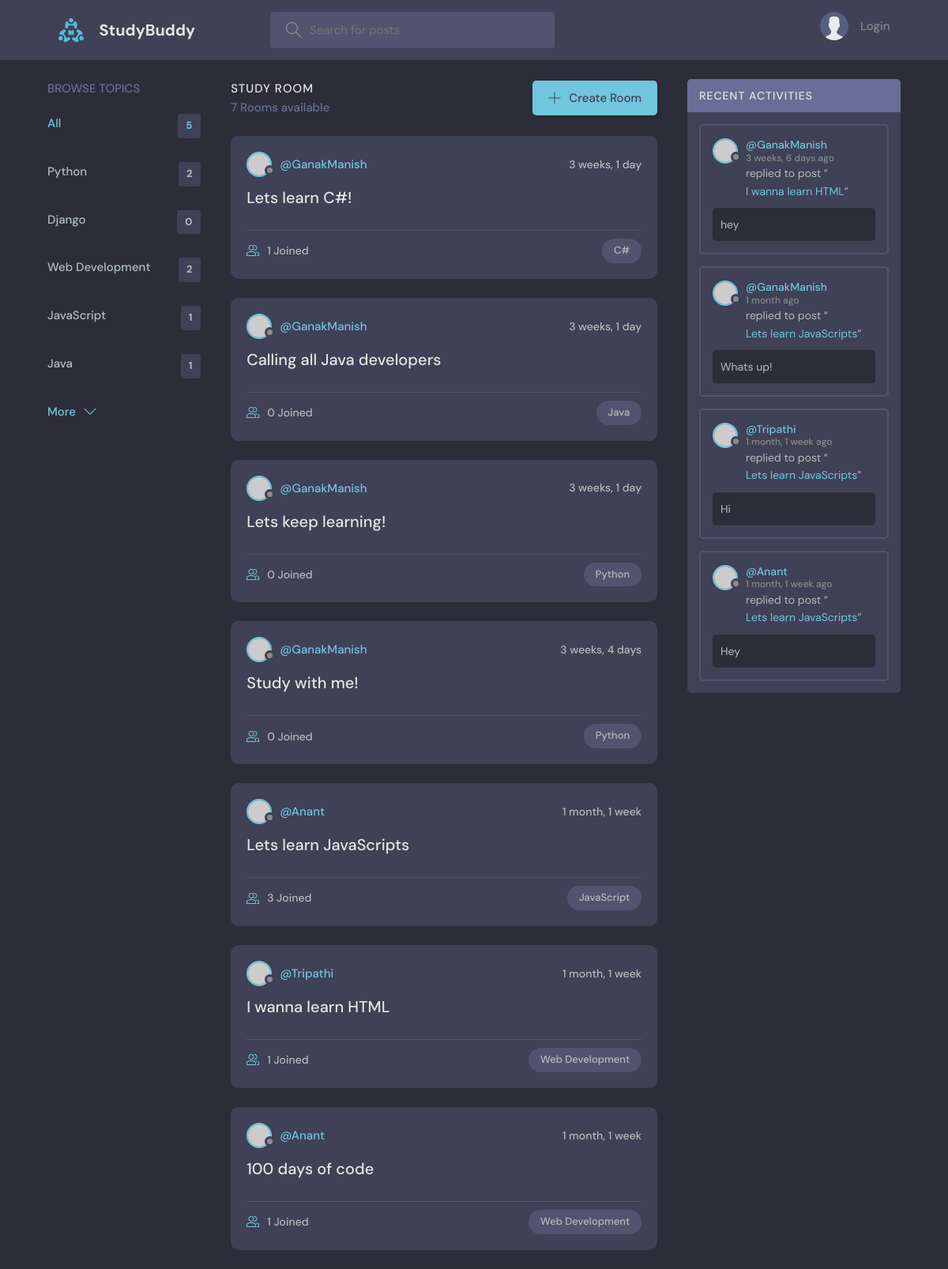
The page / on the database its author committed.
### base/models.py (models this page shows, shortened)
class Topic(models.Model):
    name=models.CharField(max_length=200)

class Room(models.Model):
    host=models.ForeignKey(User, on_delete=models.SET_NULL,null=True)
    topic=models.ForeignKey(Topic, on_delete=models.SET_NULL,null=True)
    name=models.CharField(max_length=200)
    description=models.TextField(null=True,blank=True)
    participants=models.ManyToManyField(User, related_name='participants', blank=True)
    updated=models.DateTimeField(auto_now=True)
    created=models.DateTimeField(auto_now_add=True)
    class Meta:
        ordering=['-updated', '-created']
    def __str__(self):
        return self.name

class Message(models.Model):
    user=models.ForeignKey(User, on_delete=models.CASCADE)
    room=models.ForeignKey(Room, on_delete=models.CASCADE)
    body=models.TextField()
    updated=models.DateTimeField(auto_now=True)
    created=models.DateTimeField(auto_now_add=True)
    class Meta:
        ordering=['-updated', '-created']

### base/views.py (the view)
# urls.py: path('',views.home,name="home"),
def home(request):
    q=request.GET.get('q') if request.GET.get('q')!=None else ''
    rooms=Room.objects.filter(
        Q(topic__name__icontains=q) |
        Q(name__icontains=q) |
        Q(description__icontains=q)
        )
    topics=Topic.objects.all()[0:5]
    room_count=rooms.count()
    room_messages=Message.objects.all().filter(Q(room__topic__name__icontains=q))
    context={'rooms':rooms, 'topics':topics,
             'room_count':room_count, 'room_messages': room_messages}
    return render(request,'base/home.html',context)

### base/templates/base/home.html (shortened to what this page needs)
{% extends 'main.html' %}
{% block content %}
    <main class="layout layout--3">
      <div class="container">
        {% include 'base/topic_component.html' %}
        <div class="roomList">
          <div class="roomList__header">
            <div>
              <h2>Study Room</h2>
              <p>{{room_count}} Rooms available</p>
            </div>
            <a class="btn btn--main" href="{% url 'create-room' %}">
              <svg version="1.1" xmlns="http://www.w3.org/2000/svg" width="32" height="32" viewBox="0 0 32 32">
                <title>add</title>
                <path
                  d="M16.943 0.943h-1.885v14.115h-14.115v1.885h14.115v14.115h1.885v-14.115h14.115v-1.885h-14.115v-14.115z"
                ></path>
              </svg>
              Create Room
            </a>
          </div>
          {% include 'base/feed_component.html' %}
        </div>
        {% include 'base/activity_component.html' %}
      </div>
    </main>
  {% endblock %}

### base/templates/base/topic_component.html
<div class="topics">
    <div class="topics__header">
      <h2>Browse Topics</h2>
    </div>
    <ul class="topics__list">
      <li>
        <a href="{% url 'home' %}" class="active">All <span>{{topics.count}}</span></a>
      </li>
      {% for topic in topics %}
      <li>
        <a href="{% url 'home' %}?q={{topic.name}}">{{topic.name}} <span>{{topic.room_set.all.count}}</span></a>
      </li>
      {% endfor %}
    </ul>
    <a class="btn btn--link" href="{% url 'topics' %}">
      More
      <svg version="1.1" xmlns="http://www.w3.org/2000/svg" width="32" height="32" viewBox="0 0 32 32">
        <title>chevron-down</title>
        <path d="M16 21l-13-13h-3l16 16 16-16h-3l-13 13z"></path>
      </svg>
    </a>
  </div>

### base/templates/base/feed_component.html (shortened to what this page needs)
{% for room in rooms %}
<div class="roomListRoom">
    <div class="roomListRoom__header">
      <a href="{% url 'user-profile' room.host.id %}" class="roomListRoom__author">
        <div class="avatar avatar--small">
          <img src="https://randomuser.me/api/portraits/women/11.jpg" />
        </div>
        <span>@{{room.host.username}}</span>
      </a>
      <div class="roomListRoom__actions">
        <span>{{room.created|timesince}}</span>
      </div>
    </div>
    <div class="roomListRoom__content">
      <a href="{% url 'room' room.id %}">{{room.name}}</a>
      </div>
    <div class="roomListRoom__meta">
      <a href="{% url 'room' room.id %}" class="roomListRoom__joined">
        {{room.participants.all.count}} Joined
      </a>
      <p class="roomListRoom__topic">{{room.topic.name}}</p>
    </div>
  </div>
{% endfor %}

### base/templates/base/activity_component.html (shortened to what this page needs)
<div class="activities">
    <div class="activities__header">
      <h2>Recent Activities</h2>
    </div>
    {% for message in room_messages %}
    <div class="activities__box">
      <div class="activities__boxHeader roomListRoom__header">
        <a href="{% url 'user-profile' message.user.id %}" class="roomListRoom__author">
          <div class="avatar avatar--small">
            <img src="https://randomuser.me/api/portraits/women/11.jpg" />
          </div>
          <p>
            @{{message.user}}
            <span>{{message.created|timesince}} ago</span>
          </p>
        </a>
      </div>
      <div class="activities__boxContent">
        <p>replied to post “<a href="{% url 'room' message.room.id %}">{{message.room}}</a>”</p>
        <div class="activities__boxRoomContent">
           {{message.body}}
        </div>
      </div>
    </div>
    {% endfor %}
  </div>

### rows shown on the page
Topic: name "Python", room_set.all.count "2"
Topic: name "Django", room_set.all.count "0"
Topic: name "Web Development", room_set.all.count "2"
Topic: name "JavaScript", room_set.all.count "1"
Topic: name "Java", room_set.all.count "1"
Room: host.username "GanakManish", created "3 weeks, 1 day", name "Lets learn C#!", participants.all.count "1", topic.name "C#"
Room: host.username "GanakManish", created "3 weeks, 1 day", name "Calling all Java developers", participants.all.count "0", topic.name "Java"
Room: host.username "GanakManish", created "3 weeks, 1 day", name "Lets keep learning!", participants.all.count "0", topic.name "Python"
Room: host.username "GanakManish", created "3 weeks, 4 days", name "Study with me!", participants.all.count "0", topic.name "Python"
Room: host.username "Anant", created "1 month, 1 week", name "Lets learn JavaScripts", participants.all.count "3", topic.name "JavaScript"
Room: host.username "Tripathi", created "1 month, 1 week", name "I wanna learn HTML", participants.all.count "1", topic.name "Web Development"
Room: host.username "Anant", created "1 month, 1 week", name "100 days of code", participants.all.count "1", topic.name "Web Development"
Message: user "GanakManish", created "3 weeks, 6 days", room "I wanna learn HTML", body "hey"
Message: user "GanakManish", created "1 month", room "Lets learn JavaScripts", body "Whats up!"
Message: user "Tripathi", created "1 month, 1 week", room "Lets learn JavaScripts", body "Hi"
Message: user "Anant", created "1 month, 1 week", room "Lets learn JavaScripts", body "Hey"

### other values the page prints
{{ topics.count }} "5"
{{ room_count }} "7"
